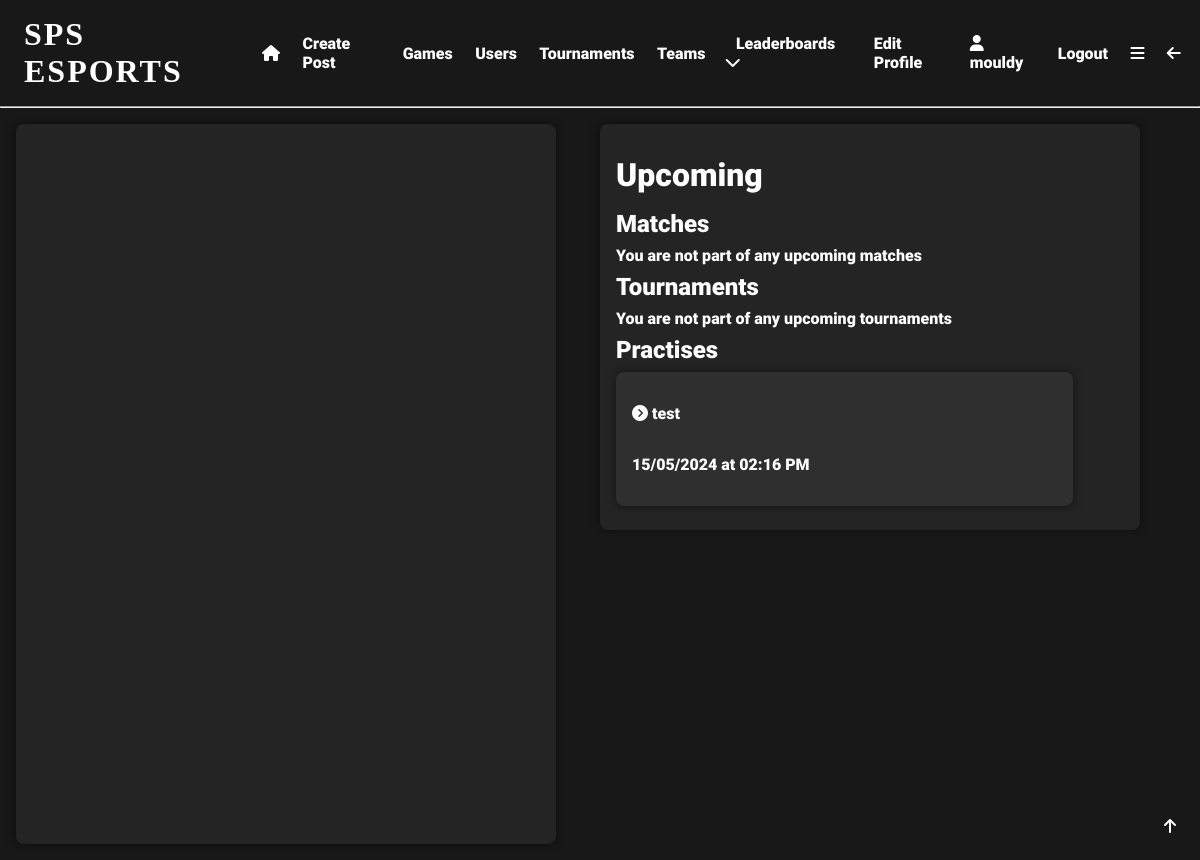
Page /index (signed in) on the committed database.
### app/models.py (models this page shows, shortened)
class User(UserMixin, db.Model):
    user_id = db.Column(db.Integer, primary_key=True)
    username = db.Column(db.String(64), index=True, unique=True)
    email = db.Column(db.String(120), index=True, unique=True)
    password_hash = db.Column(db.String(128), nullable=False)
    pfp = db.Column(db.String(140))
    user_bio = db.Column(db.String(140), default='New to SPS eSports!!!')
    pronouns = db.Column(db.String(64), nullable=True)
    skill_level = db.Column(db.String(64), default='Unsure')
    role = db.Column(db.String(64))
    grade = db.Column(db.String(64), nullable=True, default='Unsure')
    availability = db.Column(db.String(140), default='Unsure')
    teams = db.relationship('Teams', back_populates='user')
    team_users = db.relationship('TeamUsers', back_populates='user')
    posts = db.relationship('Posts', back_populates='user')
    likes = db.relationship('Likes', back_populates='user')
    tournaments = db.relationship('Tournaments', back_populates='user')
    favourite_games = db.relationship('FavouriteGames', back_populates='user')
    tournament_users = db.relationship('TournamentUsers', back_populates='user')
    comments = db.relationship('Comments', back_populates='user')
    matches = db.relationship('Matches', back_populates='user')
    match_users = db.relationship('MatchUsers', back_populates='user')
    following = db.relationship('Following', backref='user', foreign_keys='Following.user_id')
    followed = db.relationship('Following', foreign_keys='Following.following_id')
    sponsor = db.relationship('SponsoredUsers', backref='user', foreign_keys='SponsoredUsers.sponsor_id')
    sponsored = db.relationship('SponsoredUsers', foreign_keys='SponsoredUsers.sponsored_id')

class Practises(db.Model):
    practise_id = db.Column(db.Integer, primary_key=True, index=True, unique=True, nullable=False)
    practise_date = db.Column(db.Date, index=True, nullable=False)
    practise_time = db.Column(db.Time, index=True, nullable=False)
    practise_name = db.Column(db.String(64), index=True, unique=True)
    practise_description = db.Column(db.String(140), default='Team Practise')
    team_id = db.Column(db.Integer, db.ForeignKey('teams.team_id'), name='practise_team_id', nullable=False)
    team = db.relationship('Teams', back_populates='practises')

### app/routes.py (the view, shortened to what this page needs)
@app.route('/')
@app.route('/index')
@login_required
def index():
    following = Following.query.filter_by(user_id=current_user.user_id).all()
    followed_users = []
    for user in following:
        user = User.query.filter_by(user_id=user.following_id).first()
        followed_users.append(user)
    print(followed_users)
    posts = []
    print(posts)
    tournament_users = TournamentUsers.query.filter_by(user_id=current_user.user_id).all()
    tournaments = []
    for tournament_user in tournament_users:
        tournament = Tournaments.query.filter_by(tournament_id=tournament_user.tournament_id).first()
        if tournament.tournament_end + timedelta(days=1) > datetime.now():
            tournaments.append(tournament)
    match_users = MatchUsers.query.filter_by(match_user=current_user.user_id).all()
    matches = []
    for match_user in match_users:
        match = Matches.query.filter_by(match_id=match_user.match_id).first()
        if match.match_date + timedelta(days=1) > datetime.now():
            matches.append(match)
    tournaments = sorted(tournaments, key=lambda x: x.tournament_start, reverse=False)
    matches = sorted(matches, key=lambda x: x.match_date, reverse=False)
    team_users = TeamUsers.query.filter_by(user_id=current_user.user_id).all()
    teams = []
    for team_user in team_users:
        team = Teams.query.filter_by(team_id=team_user.team_id).first()
        if team not in teams:
            teams.append(team)
    practises = []
    for team in teams:
        practise = Practises.query.filter_by(team_id=team.team_id).all()
        for p in practise:
            current = datetime.now()
            if p.practise_date + timedelta(days=1) > current.date():
                practises.append(p)
    practises = sorted(practises, key=lambda x: x.practise_date, reverse=False)
    return render_template('index.html', title="Home", tournaments=tournaments, matches=matches, practises=practises, posts=posts)

### app/__init__.py (called while the page is built)
@app.template_filter('format_date')
def format_date(date):
    return date.strftime('%d/%m/%Y')

@app.template_filter('format_time')
def format_time(date):
    return date.strftime('%I:%M %p')

### app/models.py (called while the page is built)
@login.user_loader
def load_user(user_id):
    return User.query.get(int(user_id))  # returns the user id as an integer

### app/templates/index.html (shortened to what this page needs)
{% extends 'base.html' %}
{% block content %}
<div class="row">
    <div class="half">
        <div class="user-posts">
        </div>
    </div>
    <div class="half">
        <div class="container">
            <h1>Upcoming</h1>
            <h2>Matches</h2>
            {% if matches %}
            {% for match in matches %}
            <div class="event">
                <h4>Match {{match.round_match}}, Round {{match.round}}</h4>
                <p>{{match.match_date|format_date}}</p>
                <a href="{{url_for('tournament', tournament_id=match.tournament_id)}}"><i
                        class="fa-solid fa-circle-chevron-right"></i> Tournament</a>
            </div>
            {% endfor %}
            {% else %}
            <p>You are not part of any upcoming matches</p>
            {% endif %}
            <h2>Tournaments</h2>
            {% if tournaments %}
            {% for tournament in tournaments %}
            <div class="event">
                <a href="{{url_for('tournament', tournament_id=tournament.id)}}"><i
                        class="fa-solid fa-circle-chevron-right"></i> {{tournament.tournament_name}}</a>
                <p>{{tournament.tournament_start|format_date}} to {{tournament.tournament_end|format_date}}</p>
            </div>
            {% endfor %}
            {% else %}
            <p>You are not part of any upcoming tournaments</p>
            {% endif %}
            <h2>Practises</h2>
            {% if practises %}
            {% for practise in practises %}
            <div class="event">
                <p><a href="{{url_for('practise', practise_id=practise.practise_id)}}"><i
                        class="fa-solid fa-circle-chevron-right"></i> {{practise.practise_name}}</a></p>
                <p>{{practise.practise_date|format_date}} at {{practise.practise_time|format_time}}</p>
            </div>
            {% endfor %}
            {% else %}
            <p>You do not have any team practises scheduled</p>
            {% endif %}
        </div>
    </div>
</div>
{% endblock %}

### app/templates/base.html (shortened to what this page needs)
<!DOCTYPE html>
<html lang="en">
<head>
    <link rel="stylesheet" href="{{ url_for('static', filename='css/styles.css') }}">
</head>
<body>
  <div id="top" class="header">
      {% if current_user.is_anonymous %}
        <h1 onclick="location.href='login'">SPS ESPORTS</h1>
        <a href="{{ url_for('login') }}">Login</a>
        <a href="{{ url_for('register') }}">Register</a>
      {% else %}
        <h1 onclick="location.href='{{url_for('index')}}'">SPS ESPORTS</h1>
        <a href="{{ url_for('index') }}"><i class="fa-solid fa-house"></i></a>
        <a href="{{ url_for('create_post') }}">Create Post</a>
        <a href="{{ url_for('search') }}">Games</a>
        <a href="{{ url_for('user_search') }}">Users</a>
        <a href="{{ url_for('tournament_search') }}">Tournaments</a>
        <a href="{{url_for('team_search')}}">Teams</a>
        <div class="expand">
            <div class="expand-button">
                <a href="javascript:showDropdown()">Leaderboards  <i class="fa-solid fa-chevron-down"></i></a>
            </div>
        </div>
        <a href="{{ url_for('edit_profile') }}">Edit Profile</a>
        <a href="{{ url_for('user', username=current_user.username) }}"><i class="fa-solid fa-user"></i>   {{current_user.username}}</a>
        <a href="{{ url_for('logout') }}">Logout</a>
        <a href="javascript:showNavBar()"><i class="fa-solid fa-bars"></i></a>
        <a href="javascript:window.history.back();"><i class="fa-solid fa-arrow-left"></i></a>
      {% endif %}
  </div>
    <hr>
  <div class="topbutton">
    <a href="#top"><i class="fa-solid fa-arrow-up"></i></a>
  </div>
{% block content %} {% endblock %}
</body>
</html>

### app/static/css/styles.css (style rules this page uses)
* { margin: 0; padding: 0; box-sizing: border-box; scroll-behavior: smooth; scrollbar-width: thin; scrollbar-color: white var(--bg); }
body { background: var(--bg); color: white; }
:root { --accent: #e81c29; --bg: #181818; --bg2: #282828; --lightbg: rgba(255,255,255,0.05); }
.row { display: flex; }
.half { flex: 50%; }
.header { display:flex; align-items: center; padding: 1em 0.5em; }
.header a { padding: 0em 0.7em; font-family: 'Roboto'; font-size: 1em; text-decoration: none; transition: 0.5s; position: relative; transition: 0.3s; color: white; }
.header a::before { content: ''; position: absolute; width: 100%; height: 2px; left: 0; bottom: -2px; background-color: var(--accent); transform-origin: right; transform: scaleX(0); transition: transform 0.3s; }
.header h1 { box-shadow: inset 0 0 0 0 var(--bg); font-family: 'Nausea'; letter-spacing: 2px; padding: 0 0.5em; position: relative; transition: color 0.3s ease-in-out, box-shadow 0.3s ease-in-out; }
.expand { font-family: 'Roboto'; padding: 0.5em; position: relative; }
h1 { font-family: 'Roboto'; font-size: 2em; }
h2 { font-family: 'Roboto'; font-size: 1.5em; }
.topbutton { position: fixed; bottom: 1em; right: 1em; padding: 0.5em; border-radius: 50%; background-color: var(--bg); color: white; font-family: 'Roboto'; font-size: 1em; transition: 0.5s; }
p { font-family: 'Roboto'; font-size: 1em; padding: 0.5em 0; }
a { color: white; text-decoration: none; transition: 0.5s; padding: 0.5em 0; position: relative; font-family: 'Roboto'; }
a::before { content: ''; position: absolute; width: 100%; height: 2px; left: 0; bottom: -2px; background-color: var(--accent); transform-origin: right; transform: scaleX(0); transition: transform 0.3s; }
.event { display: flex; flex-flow: column wrap; background-color: var(--lightbg); box-shadow: 0 0 10px 0 rgba(0,0,0,0.5); border-radius: 0.5em; padding: 1em; margin: 0.5em 0; font-family: 'Roboto'; width: 90%; background: rgba(255,255,255,0.05); }
.event a { color: white; text-decoration: none; transition: 0.5s; padding: 0.5em 0; position: relative; }
.event a::before { content: ''; position: absolute; width: 100%; height: 2px; left: 0; bottom: -2px; background-color: var(--accent); transform-origin: right; transform: scaleX(0); transition: transform 0.3s; }
.event p { padding: 0.5em 0; margin: 0.5em 0; }
.user-posts { display: flex; flex-flow: column; height: 90vh; width: 90%; overflow-y: scroll; overflow-x: hidden; background-color: var(--lightbg); box-shadow: 0 0 10px 0 rgba(0,0,0,0.5); border-radius: 0.5em; padding: 1em; margin: 1em; }
.container { display: flex; flex-flow: column wrap; justify-content: center; width: 90%; margin: 1em 0; font-family: 'Roboto'; background-color: var(--lightbg); padding: 1em; border-radius: 0.5em; box-shadow: 0 0 10px 0 rgba(0,0,0,0.5); }
.container h1 { padding: 0.5em 0; }

### rows in the picture
User: username "mouldy"
Practises: practise_name "test", practise_date "15/05/2024", practise_time "02:16 PM"
